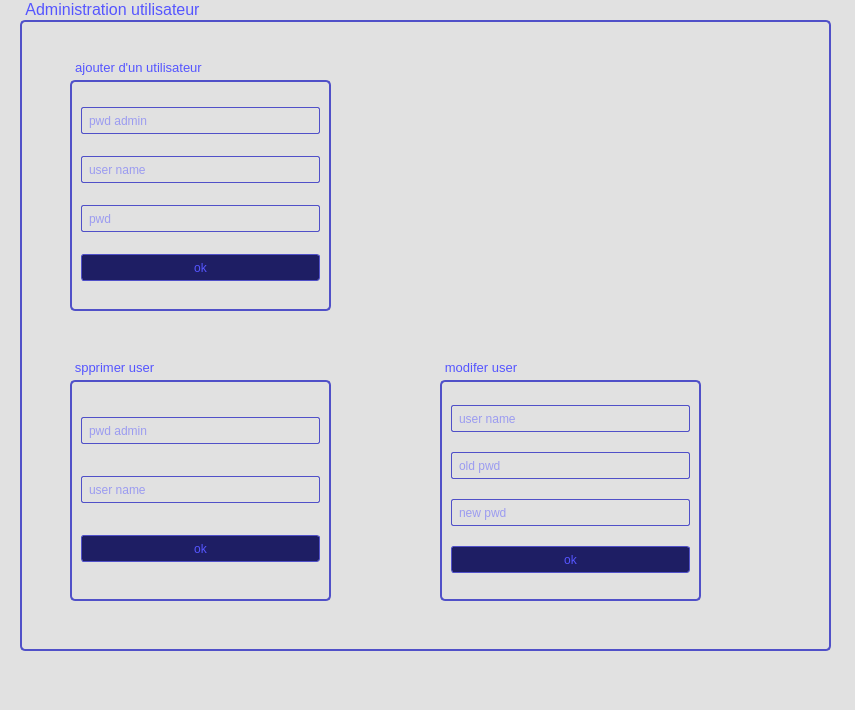
<?xml version="1.0" encoding="UTF-8"?>
<ui version="4.0">
 <class>log_param</class>
 <widget class="QMainWindow" name="log_param">
  <property name="geometry">
   <rect>
    <x>0</x>
    <y>0</y>
    <width>855</width>
    <height>710</height>
   </rect>
  </property>
  <property name="windowTitle">
   <string>MainWindow</string>
  </property>
  <property name="windowIcon">
   <iconset resource="image.qrc">
    <normaloff>:/IMG8RES FOR QT/on air.jpg</normaloff>:/IMG8RES FOR QT/on air.jpg</iconset>
  </property>
  <property name="styleSheet">
   <string notr="true">QWidget {
    background-color: rgb(225, 225, 225);
    color: rgb(225, 225, 225);
}
/* ---------------------------------------------------------------------------------------------------- */


/* QGroupBox */
/* ---------------------------------------------------------------------------------------------------- */
QGroupBox {
    border: 2px solid;
    border-radius: 5px;

    margin-top: 20px;
    margin-bottom: 10px;

    border-color: rgb(80, 80, 200);
}

QGroupBox::title {
    subcontrol-origin: margin;
    subcontrol-position: top left;
    padding-left: 3px;
}
/* ---------------------------------------------------------------------------------------------------- */

QFrame#horizontalLineMiddleSeparator {
    background-color: rgb(80, 80, 200 );
}

/* Process Scanner QFrame horizontal lines  */
/* ---------------------------------------------------------------------------------------------------- */
QFrame#lineScanner {
    background-color: rgb(80, 80, 200);
}

QFrame#lineScanFilters {
    background-color: rgb(80, 80, 200);
}
/* ---------------------------------------------------------------------------------------------------- */


/* QSpinBox  */
/* ---------------------------------------------------------------------------------------------------- */
QSpinBox {
    border: 1px solid rgb(80, 80, 200);
}

QSpinBox::up-arrow {
    image: url(:/icons/up-arrow.png);
}

QSpinBox::down-arrow {
    image: url(:/icons/down-arrow.png);
}

QSpinBox::text {
    background-color: rgb(80, 80, 200);
}
/* ---------------------------------------------------------------------------------------------------- */




/* QSlider horizontal/vertical  */
/* ---------------------------------------------------------------------------------------------------- */
QSlider:horizontal,
QSlider:vertical {
    background-color: rgb(40, 40, 100);
    height: 18px;
}

QSlider::groove:horizontal {
    height: 18px;
    background-color: transparent;
}

QSlider::handle:horizontal {
    background-color: rgb(80, 80, 200);
    width: 10px;
    height: 18px;
}

QSlider::handle:horizontal:hover,
QSlider::handle:vertical:hover {
    background-color: rgb(150, 150, 250);
}
/* ---------------------------------------------------------------------------------------------------- */




/* QLineEdit &amp; QTextEdit */
/* ---------------------------------------------------------------------------------------------------- */
QLineEdit,
QTextEdit {
    border: 1px solid;
    border-radius: 2px;
    border-color: rgb(80, 80, 200);
    min-height: 25px;
    padding-left: 5px;
}

QLineEdit[text=&quot;&quot;] {
    color: rgb(0, 0, 0);
}

QLineEdit::disabled {
    color: rgb(100, 100, 150);
    border-color: rgb(50, 50, 100);
}
/* ---------------------------------------------------------------------------------------------------- */




/* QMenu */
/* ---------------------------------------------------------------------------------------------------- */
QMenu {
    border: 1px solid;
    border-radius: 2px;
    border-color: rgb(80, 80, 200);

}

QMenu::item {
    color: rgb(150, 150, 250);
    border: 1px solid;
    border-color: rgb(80, 80, 200);

    padding: 5px;

    outline: 0;
}

QMenu::item:selected {
    background-color: rgb(40, 40, 200);
}

QMenu::indicator {
    margin-left: 4px;
}

QMenu::indicator:checked {
    border: 2px solid;
    border-radius: 2px;

    border-color:   rgb(80, 80, 200);
    background-color: rgb(80, 80, 200);

}

QMenu::indicator:unchecked {
    border: 2px solid;
    border-radius: 2px;

    border-color:   rgb(80, 80, 200);
    color: rgb(100, 100, 150);
}
/* ---------------------------------------------------------------------------------------------------- */




/* QHeaderView */
/* ---------------------------------------------------------------------------------------------------- */
QHeaderView::section:horizontal,
QHeaderView::section:vertical
{
    background-color: rgb(30, 30, 100);
}
/* ---------------------------------------------------------------------------------------------------- */




/* QScrollBar  */
/* ---------------------------------------------------------------------------------------------------- */
QScrollBar:vertical,
QScrollBar:horizontal {

    border-color: rgb(90, 90, 255);
}

QScrollBar::handle:vertical,
QScrollBar::handle:horizontal {
    background-color: rgb(40, 40, 150);
}

QScrollBar::handle:hover:vertical,
QScrollBar::handle:hover:horizontal {
    background-color: rgb(40, 40, 200);
}

QScrollBar::up-arrow:horizontal,
QScrollBar::down-arrow:horizontal,
QScrollBar::sub-line:vertical,
QScrollBar::add-line:vertical {
    background-color: rgb(20, 20, 30);
    color: rgb(20, 20, 30);
}

QScrollBar::up-arrow:vertical,
QScrollBar::down-arrow:vertical,
QScrollBar::up-arrow:horizontal,
QScrollBar::down-arrow:horizontal {
    background-color: rgb(20, 20, 30);
    border-color: rgb(20, 20, 30);
    color: rgb(20, 20, 30);
}

QScrollBar::add-page:horizontal,
QScrollBar::sub-page:horizontal,
QScrollBar::add-page:vertical,
QScrollBar::sub-page:vertical {
    background-color: rgb(20, 20, 30);
}
/* ---------------------------------------------------------------------------------------------------- */





/* Tree/List/Table Views  */
/* ---------------------------------------------------------------------------------------------------- */
QTreeView,
QListView,
QListView {
    border: 2px solid;
    border-color: rgb(80, 80, 200);
    border-radius: 5px;
    outline: 0;
}

QTreeView::item,
QListView::item,
QTableView::item {
    background-color: rgb(20, 20, 90);
    outline: 0;
}

QTreeView::item:alternate,
QListView::item:alternate,
QTableView::item:alternate {
    background-color: rgb(30, 30, 110);
    outline: 0;
}

QTreeView::item:hover,
QTreeView::item:alternate:hover,
QListView::item:hover,
QListView::item:alternate:hover,
QTableView::item:hover,
QTableView::item:alternate:hover {
    background-color: rgb(30, 30, 150);
}

QListView::item:selected,
QTreeView::item:selected,
QTableView::item:selected,
QTreeView::item:alternate:selected,
QListVew::item:alternate:selected,
QTableView::item:alternate:selected {
    background-color: rgb(40, 40, 200);
    color: rgb(150, 150, 250);
    outline: 0;
}

QTreeView:branch {
    background-color: rgb(20, 20, 90);
}

QTreeView:branch:has-siblings:adjoins-item {
  border-image: url(&quot;:/icons/branch-child-guide.png&quot;) 0;
}

QTreeView:branch:!has-children:!has-siblings:adjoins-item {
    border-image: url(&quot;:/icons/branch-end-guide.png&quot;) 0;
}

QTreeView:branch:has-children:!has-siblings:closed,
QTreeView:branch:closed:has-children:has-siblings {
  border-image: none;
  image: url(:/icons/branch-closed.png);
}

QTreeView:branch:open:has-children:!has-siblings,
QTreeView:branch:open:has-children:has-siblings {
    border-image: none;
    image: url(://icons/branch-open.png);
}
/* ---------------------------------------------------------------------------------------------------- */

/* QComboBox  */
/* ---------------------------------------------------------------------------------------------------- */
QComboBox {
    border: 1px solid;
    border-color: rgb(80, 80, 200);
    min-height: 25px;
    padding-left: 5px;
    border-radius: 2px;
}

QComboBox::hover {
    background-color: rgb(40, 40, 200);
}

QComboBox:disabled {

    color: rgb(100, 100, 150);
    border-color: rgb(50, 50, 100);
}

QComboBox QAbstractItemView {
    border: 0px solid;
    border-radius: 2px;
    border-color: rgb(80, 80, 200);
}

QComboBox QAbstractItemView::item {
    color: rgb(150, 150, 250);

    border: 1px solid;
    border-color: rgb(80, 80, 200);


    padding-top: 3px;
    padding-bottom: 3px;

    outline: 0;
}


QComboBox QAbstractItemView::indicator:checked {
    border: 2px solid;
    border-radius: 2px;

    border-color:   rgb(80, 80, 200);
    background-color: rgb(80, 80, 200);
}


QComboBox QAbstractItemView::indicator:unchecked {
    border: 2px solid;
    border-radius: 2px;

    border-color:   rgb(80, 80, 200);
    color: rgb(100, 100, 150);
}

QComboBox QAbstractItemView::item:hover {
    background-color: rgb(40, 40, 200);
    color: rgb(150, 150, 250);
    outline: 0;
}

QComboBox QAbstractItemView::focus {
    border-color: rgb(150, 130, 250);
    outline: 0;
}

QComboBox::down-arrow {
    image: url(:/icons/down-arrow.png);
}
/* ---------------------------------------------------------------------------------------------------- */




/* QCheckBox  */
/* ---------------------------------------------------------------------------------------------------- */
QCheckBox::indicator:checked {
    border: 2px solid;
    border-radius: 2px;

    border-color:   rgb(80, 80, 200);
    background-color: rgb(80, 80, 200);
}


QCheckBox::indicator:unchecked {
    border: 2px solid;
    border-radius: 2px;

    border-color:   rgb(80, 80, 200);
    color: rgb(100, 100, 150);
}
/* ---------------------------------------------------------------------------------------------------- */




/* QPushButton */
/* ---------------------------------------------------------------------------------------------------- */
QPushButton {
    border: 1px solid;
    border-radius: 3px;
    background-color: rgb(30, 30, 100);
    border-color: rgb(80, 80, 200);
    min-height: 25px;
    padding-left: 5px;
    padding-right: 5px;
}

QPushButton::hover {
    background-color: rgb(40, 40, 200);
}

QPushButton::pressed {
    background-color: rgb(50, 50, 220);
}

QPushButton::disabled {
    background-color: rgb(20, 20, 50);
    color: rgb(100, 100, 150);
    border-color: rgb(50, 50, 100);
}

QPushButton::focus {
    border-color: rgb(130, 130, 200);
    outline: 0;
}</string>
  </property>
  <widget class="QWidget" name="centralwidget">
   <widget class="QGroupBox" name="groupBox">
    <property name="geometry">
     <rect>
      <x>20</x>
      <y>0</y>
      <width>811</width>
      <height>661</height>
     </rect>
    </property>
    <property name="font">
     <font>
      <pointsize>12</pointsize>
     </font>
    </property>
    <property name="styleSheet">
     <string notr="true">color: rgb(85, 85, 255);</string>
    </property>
    <property name="title">
     <string>Administration utilisateur</string>
    </property>
    <widget class="QGroupBox" name="groupBox_6">
     <property name="geometry">
      <rect>
       <x>50</x>
       <y>60</y>
       <width>261</width>
       <height>261</height>
      </rect>
     </property>
     <property name="font">
      <font>
       <pointsize>10</pointsize>
      </font>
     </property>
     <property name="styleSheet">
      <string notr="true">color: rgb(85, 85, 255);</string>
     </property>
     <property name="title">
      <string>ajouter d'un utilisateur</string>
     </property>
     <layout class="QVBoxLayout" name="verticalLayout_3">
      <item>
       <widget class="QLineEdit" name="lineEdit_ajout_pwd_admin">
        <property name="text">
         <string/>
        </property>
        <property name="placeholderText">
         <string>pwd admin</string>
        </property>
       </widget>
      </item>
      <item>
       <widget class="QLineEdit" name="lineEdit_ajout_username_2">
        <property name="placeholderText">
         <string>user name</string>
        </property>
       </widget>
      </item>
      <item>
       <widget class="QLineEdit" name="lineEdit_ajout_pwd">
        <property name="placeholderText">
         <string>pwd</string>
        </property>
       </widget>
      </item>
      <item>
       <widget class="QPushButton" name="pushButton_ajout_user">
        <property name="text">
         <string>ok</string>
        </property>
       </widget>
      </item>
     </layout>
    </widget>
    <widget class="QGroupBox" name="groupBox_7">
     <property name="geometry">
      <rect>
       <x>420</x>
       <y>360</y>
       <width>261</width>
       <height>251</height>
      </rect>
     </property>
     <property name="font">
      <font>
       <pointsize>10</pointsize>
      </font>
     </property>
     <property name="styleSheet">
      <string notr="true">color: rgb(85, 85, 255);</string>
     </property>
     <property name="title">
      <string>modifer user</string>
     </property>
     <layout class="QVBoxLayout" name="verticalLayout">
      <item>
       <widget class="QLineEdit" name="lineEdit_modifer_username">
        <property name="placeholderText">
         <string>user name</string>
        </property>
       </widget>
      </item>
      <item>
       <widget class="QLineEdit" name="lineEdit_modifer_oldpwd_admin">
        <property name="text">
         <string/>
        </property>
        <property name="placeholderText">
         <string>old pwd</string>
        </property>
       </widget>
      </item>
      <item>
       <widget class="QLineEdit" name="lineEdit_modifer_newpwd">
        <property name="text">
         <string/>
        </property>
        <property name="placeholderText">
         <string>new pwd</string>
        </property>
       </widget>
      </item>
      <item>
       <widget class="QPushButton" name="pushButton_modiferuser">
        <property name="text">
         <string>ok</string>
        </property>
       </widget>
      </item>
     </layout>
    </widget>
    <widget class="QGroupBox" name="groupBox_8">
     <property name="geometry">
      <rect>
       <x>50</x>
       <y>360</y>
       <width>261</width>
       <height>251</height>
      </rect>
     </property>
     <property name="font">
      <font>
       <pointsize>10</pointsize>
      </font>
     </property>
     <property name="styleSheet">
      <string notr="true">color: rgb(85, 85, 255);</string>
     </property>
     <property name="title">
      <string>spprimer user</string>
     </property>
     <layout class="QVBoxLayout" name="verticalLayout_2">
      <item>
       <widget class="QLineEdit" name="lineEdit_supp_pwdadmin">
        <property name="text">
         <string/>
        </property>
        <property name="placeholderText">
         <string>pwd admin</string>
        </property>
       </widget>
      </item>
      <item>
       <widget class="QLineEdit" name="lineEdit_supp_username">
        <property name="text">
         <string/>
        </property>
        <property name="placeholderText">
         <string>user name</string>
        </property>
       </widget>
      </item>
      <item>
       <widget class="QPushButton" name="pushButton_supp_user">
        <property name="text">
         <string>ok</string>
        </property>
       </widget>
      </item>
     </layout>
    </widget>
    <widget class="QLabel" name="label_SHILD">
     <property name="geometry">
      <rect>
       <x>480</x>
       <y>90</y>
       <width>301</width>
       <height>221</height>
      </rect>
     </property>
     <property name="text">
      <string/>
     </property>
    </widget>
   </widget>
  </widget>
  <widget class="QMenuBar" name="menubar">
   <property name="geometry">
    <rect>
     <x>0</x>
     <y>0</y>
     <width>855</width>
     <height>26</height>
    </rect>
   </property>
  </widget>
  <widget class="QStatusBar" name="statusbar"/>
 </widget>
 <resources>
  <include location="image.qrc"/>
 </resources>
 <connections/>
</ui>
